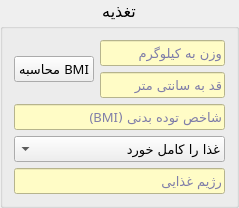
       <widget class="QGroupBox" name="grp_nutrition">
        <property name="font">
         <font>
          <family>IRANYekanXFaNum ExtraBold</family>
          <pointsize>12</pointsize>
          <weight>50</weight>
          <italic>false</italic>
          <bold>false</bold>
         </font>
        </property>
        <property name="title">
         <string>تغذیه</string>
        </property>
        <property name="alignment">
         <set>Qt::AlignCenter</set>
        </property>
        <layout class="QGridLayout" name="gridLayout_12">
         <item row="0" column="0">
          <layout class="QGridLayout" name="lot_nutrition">
           <item row="0" column="1">
            <widget class="QLineEdit" name="txt_weight">
             <property name="palette">
              <palette>
               <active>
                <colorrole role="WindowText">
                 <brush brushstyle="SolidPattern">
                  <color alpha="255">
                   <red>0</red>
                   <green>0</green>
                   <blue>139</blue>
                  </color>
                 </brush>
                </colorrole>
                <colorrole role="Button">
                 <brush brushstyle="SolidPattern">
                  <color alpha="255">
                   <red>255</red>
                   <green>252</green>
                   <blue>198</blue>
                  </color>
                 </brush>
                </colorrole>
                <colorrole role="Text">
                 <brush brushstyle="SolidPattern">
                  <color alpha="255">
                   <red>0</red>
                   <green>0</green>
                   <blue>139</blue>
                  </color>
                 </brush>
                </colorrole>
                <colorrole role="ButtonText">
                 <brush brushstyle="SolidPattern">
                  <color alpha="255">
                   <red>0</red>
                   <green>0</green>
                   <blue>139</blue>
                  </color>
                 </brush>
                </colorrole>
                <colorrole role="Base">
                 <brush brushstyle="SolidPattern">
                  <color alpha="255">
                   <red>255</red>
                   <green>252</green>
                   <blue>198</blue>
                  </color>
                 </brush>
                </colorrole>
                <colorrole role="Window">
                 <brush brushstyle="SolidPattern">
                  <color alpha="255">
                   <red>255</red>
                   <green>252</green>
                   <blue>198</blue>
                  </color>
                 </brush>
                </colorrole>
               </active>
               <inactive>
                <colorrole role="WindowText">
                 <brush brushstyle="SolidPattern">
                  <color alpha="255">
                   <red>0</red>
                   <green>0</green>
                   <blue>139</blue>
                  </color>
                 </brush>
                </colorrole>
                <colorrole role="Button">
                 <brush brushstyle="SolidPattern">
                  <color alpha="255">
                   <red>255</red>
                   <green>252</green>
                   <blue>198</blue>
                  </color>
                 </brush>
                </colorrole>
                <colorrole role="Text">
                 <brush brushstyle="SolidPattern">
                  <color alpha="255">
                   <red>0</red>
                   <green>0</green>
                   <blue>139</blue>
                  </color>
                 </brush>
                </colorrole>
                <colorrole role="ButtonText">
                 <brush brushstyle="SolidPattern">
                  <color alpha="255">
                   <red>0</red>
                   <green>0</green>
                   <blue>139</blue>
                  </color>
                 </brush>
                </colorrole>
                <colorrole role="Base">
                 <brush brushstyle="SolidPattern">
                  <color alpha="255">
                   <red>255</red>
                   <green>252</green>
                   <blue>198</blue>
                  </color>
                 </brush>
                </colorrole>
                <colorrole role="Window">
                 <brush brushstyle="SolidPattern">
                  <color alpha="255">
                   <red>255</red>
                   <green>252</green>
                   <blue>198</blue>
                  </color>
                 </brush>
                </colorrole>
               </inactive>
               <disabled>
                <colorrole role="WindowText">
                 <brush brushstyle="SolidPattern">
                  <color alpha="255">
                   <red>0</red>
                   <green>0</green>
                   <blue>139</blue>
                  </color>
                 </brush>
                </colorrole>
                <colorrole role="Button">
                 <brush brushstyle="SolidPattern">
                  <color alpha="255">
                   <red>255</red>
                   <green>252</green>
                   <blue>198</blue>
                  </color>
                 </brush>
                </colorrole>
                <colorrole role="Text">
                 <brush brushstyle="SolidPattern">
                  <color alpha="255">
                   <red>0</red>
                   <green>0</green>
                   <blue>139</blue>
                  </color>
                 </brush>
                </colorrole>
                <colorrole role="ButtonText">
                 <brush brushstyle="SolidPattern">
                  <color alpha="255">
                   <red>0</red>
                   <green>0</green>
                   <blue>139</blue>
                  </color>
                 </brush>
                </colorrole>
                <colorrole role="Base">
                 <brush brushstyle="SolidPattern">
                  <color alpha="255">
                   <red>255</red>
                   <green>252</green>
                   <blue>198</blue>
                  </color>
                 </brush>
                </colorrole>
                <colorrole role="Window">
                 <brush brushstyle="SolidPattern">
                  <color alpha="255">
                   <red>255</red>
                   <green>252</green>
                   <blue>198</blue>
                  </color>
                 </brush>
                </colorrole>
               </disabled>
              </palette>
             </property>
             <property name="font">
              <font>
               <family>IRANYekanXFaNum</family>
               <pointsize>10</pointsize>
               <weight>50</weight>
               <italic>false</italic>
               <bold>false</bold>
               <kerning>false</kerning>
              </font>
             </property>
             <property name="placeholderText">
              <string>وزن به کیلوگرم</string>
             </property>
            </widget>
           </item>
           <item row="1" column="1">
            <widget class="QLineEdit" name="txt_height">
             <property name="palette">
              <palette>
               <active>
                <colorrole role="WindowText">
                 <brush brushstyle="SolidPattern">
                  <color alpha="255">
                   <red>0</red>
                   <green>0</green>
                   <blue>139</blue>
                  </color>
                 </brush>
                </colorrole>
                <colorrole role="Button">
                 <brush brushstyle="SolidPattern">
                  <color alpha="255">
                   <red>255</red>
                   <green>252</green>
                   <blue>198</blue>
                  </color>
                 </brush>
                </colorrole>
                <colorrole role="Text">
                 <brush brushstyle="SolidPattern">
                  <color alpha="255">
                   <red>0</red>
                   <green>0</green>
                   <blue>139</blue>
                  </color>
                 </brush>
                </colorrole>
                <colorrole role="ButtonText">
                 <brush brushstyle="SolidPattern">
                  <color alpha="255">
                   <red>0</red>
                   <green>0</green>
                   <blue>139</blue>
                  </color>
                 </brush>
                </colorrole>
                <colorrole role="Base">
                 <brush brushstyle="SolidPattern">
                  <color alpha="255">
                   <red>255</red>
                   <green>252</green>
                   <blue>198</blue>
                  </color>
                 </brush>
                </colorrole>
                <colorrole role="Window">
                 <brush brushstyle="SolidPattern">
                  <color alpha="255">
                   <red>255</red>
                   <green>252</green>
                   <blue>198</blue>
                  </color>
                 </brush>
                </colorrole>
               </active>
               <inactive>
                <colorrole role="WindowText">
                 <brush brushstyle="SolidPattern">
                  <color alpha="255">
                   <red>0</red>
                   <green>0</green>
                   <blue>139</blue>
                  </color>
                 </brush>
                </colorrole>
                <colorrole role="Button">
                 <brush brushstyle="SolidPattern">
                  <color alpha="255">
                   <red>255</red>
                   <green>252</green>
                   <blue>198</blue>
                  </color>
                 </brush>
                </colorrole>
                <colorrole role="Text">
                 <brush brushstyle="SolidPattern">
                  <color alpha="255">
                   <red>0</red>
                   <green>0</green>
                   <blue>139</blue>
                  </color>
                 </brush>
                </colorrole>
                <colorrole role="ButtonText">
                 <brush brushstyle="SolidPattern">
                  <color alpha="255">
                   <red>0</red>
                   <green>0</green>
                   <blue>139</blue>
                  </color>
                 </brush>
                </colorrole>
                <colorrole role="Base">
                 <brush brushstyle="SolidPattern">
                  <color alpha="255">
                   <red>255</red>
                   <green>252</green>
                   <blue>198</blue>
                  </color>
                 </brush>
                </colorrole>
                <colorrole role="Window">
                 <brush brushstyle="SolidPattern">
                  <color alpha="255">
                   <red>255</red>
                   <green>252</green>
                   <blue>198</blue>
                  </color>
                 </brush>
                </colorrole>
               </inactive>
               <disabled>
                <colorrole role="WindowText">
                 <brush brushstyle="SolidPattern">
                  <color alpha="255">
                   <red>0</red>
                   <green>0</green>
                   <blue>139</blue>
                  </color>
                 </brush>
                </colorrole>
                <colorrole role="Button">
                 <brush brushstyle="SolidPattern">
                  <color alpha="255">
                   <red>255</red>
                   <green>252</green>
                   <blue>198</blue>
                  </color>
                 </brush>
                </colorrole>
                <colorrole role="Text">
                 <brush brushstyle="SolidPattern">
                  <color alpha="255">
                   <red>0</red>
                   <green>0</green>
                   <blue>139</blue>
                  </color>
                 </brush>
                </colorrole>
                <colorrole role="ButtonText">
                 <brush brushstyle="SolidPattern">
                  <color alpha="255">
                   <red>0</red>
                   <green>0</green>
                   <blue>139</blue>
                  </color>
                 </brush>
                </colorrole>
                <colorrole role="Base">
                 <brush brushstyle="SolidPattern">
                  <color alpha="255">
                   <red>255</red>
                   <green>252</green>
                   <blue>198</blue>
                  </color>
                 </brush>
                </colorrole>
                <colorrole role="Window">
                 <brush brushstyle="SolidPattern">
                  <color alpha="255">
                   <red>255</red>
                   <green>252</green>
                   <blue>198</blue>
                  </color>
                 </brush>
                </colorrole>
               </disabled>
              </palette>
             </property>
             <property name="font">
              <font>
               <family>IRANYekanXFaNum</family>
               <pointsize>10</pointsize>
               <weight>50</weight>
               <italic>false</italic>
               <bold>false</bold>
               <kerning>false</kerning>
              </font>
             </property>
             <property name="placeholderText">
              <string>قد به سانتی متر</string>
             </property>
            </widget>
           </item>
           <item row="2" column="0" colspan="2">
            <widget class="QLineEdit" name="txt_bmi">
             <property name="palette">
              <palette>
               <active>
                <colorrole role="WindowText">
                 <brush brushstyle="SolidPattern">
                  <color alpha="255">
                   <red>0</red>
                   <green>0</green>
                   <blue>139</blue>
                  </color>
                 </brush>
                </colorrole>
                <colorrole role="Button">
                 <brush brushstyle="SolidPattern">
                  <color alpha="255">
                   <red>255</red>
                   <green>252</green>
                   <blue>198</blue>
                  </color>
                 </brush>
                </colorrole>
                <colorrole role="Text">
                 <brush brushstyle="SolidPattern">
                  <color alpha="255">
                   <red>0</red>
                   <green>0</green>
                   <blue>139</blue>
                  </color>
                 </brush>
                </colorrole>
                <colorrole role="ButtonText">
                 <brush brushstyle="SolidPattern">
                  <color alpha="255">
                   <red>0</red>
                   <green>0</green>
                   <blue>139</blue>
                  </color>
                 </brush>
                </colorrole>
                <colorrole role="Base">
                 <brush brushstyle="SolidPattern">
                  <color alpha="255">
                   <red>255</red>
                   <green>252</green>
                   <blue>198</blue>
                  </color>
                 </brush>
                </colorrole>
                <colorrole role="Window">
                 <brush brushstyle="SolidPattern">
                  <color alpha="255">
                   <red>255</red>
                   <green>252</green>
                   <blue>198</blue>
                  </color>
                 </brush>
                </colorrole>
               </active>
               <inactive>
                <colorrole role="WindowText">
                 <brush brushstyle="SolidPattern">
                  <color alpha="255">
                   <red>0</red>
                   <green>0</green>
                   <blue>139</blue>
                  </color>
                 </brush>
                </colorrole>
                <colorrole role="Button">
                 <brush brushstyle="SolidPattern">
                  <color alpha="255">
                   <red>255</red>
                   <green>252</green>
                   <blue>198</blue>
                  </color>
                 </brush>
                </colorrole>
                <colorrole role="Text">
                 <brush brushstyle="SolidPattern">
                  <color alpha="255">
                   <red>0</red>
                   <green>0</green>
                   <blue>139</blue>
                  </color>
                 </brush>
                </colorrole>
                <colorrole role="ButtonText">
                 <brush brushstyle="SolidPattern">
                  <color alpha="255">
                   <red>0</red>
                   <green>0</green>
                   <blue>139</blue>
                  </color>
                 </brush>
                </colorrole>
                <colorrole role="Base">
                 <brush brushstyle="SolidPattern">
                  <color alpha="255">
                   <red>255</red>
                   <green>252</green>
                   <blue>198</blue>
                  </color>
                 </brush>
                </colorrole>
                <colorrole role="Window">
                 <brush brushstyle="SolidPattern">
                  <color alpha="255">
                   <red>255</red>
                   <green>252</green>
                   <blue>198</blue>
                  </color>
                 </brush>
                </colorrole>
               </inactive>
               <disabled>
                <colorrole role="WindowText">
                 <brush brushstyle="SolidPattern">
                  <color alpha="255">
                   <red>0</red>
                   <green>0</green>
                   <blue>139</blue>
                  </color>
                 </brush>
                </colorrole>
                <colorrole role="Button">
                 <brush brushstyle="SolidPattern">
                  <color alpha="255">
                   <red>255</red>
                   <green>252</green>
                   <blue>198</blue>
                  </color>
                 </brush>
                </colorrole>
                <colorrole role="Text">
                 <brush brushstyle="SolidPattern">
                  <color alpha="255">
                   <red>0</red>
                   <green>0</green>
                   <blue>139</blue>
                  </color>
                 </brush>
                </colorrole>
                <colorrole role="ButtonText">
                 <brush brushstyle="SolidPattern">
                  <color alpha="255">
                   <red>0</red>
                   <green>0</green>
                   <blue>139</blue>
                  </color>
                 </brush>
                </colorrole>
                <colorrole role="Base">
                 <brush brushstyle="SolidPattern">
                  <color alpha="255">
                   <red>255</red>
                   <green>252</green>
                   <blue>198</blue>
                  </color>
                 </brush>
                </colorrole>
                <colorrole role="Window">
                 <brush brushstyle="SolidPattern">
                  <color alpha="255">
                   <red>255</red>
                   <green>252</green>
                   <blue>198</blue>
                  </color>
                 </brush>
                </colorrole>
               </disabled>
              </palette>
             </property>
             <property name="font">
              <font>
               <family>IRANYekanXFaNum</family>
               <pointsize>10</pointsize>
               <weight>50</weight>
               <italic>false</italic>
               <bold>false</bold>
               <kerning>false</kerning>
              </font>
             </property>
             <property name="styleSheet">
              <string notr="true"/>
             </property>
             <property name="readOnly">
              <bool>true</bool>
             </property>
             <property name="placeholderText">
              <string>شاخص توده بدنی (BMI)</string>
             </property>
            </widget>
           </item>
           <item row="3" column="0" colspan="2">
            <widget class="QComboBox" name="cbx_eat">
             <property name="font">
              <font>
               <family>IRANYekanXFaNum</family>
               <pointsize>10</pointsize>
               <weight>50</weight>
               <italic>false</italic>
               <bold>false</bold>
               <kerning>false</kerning>
              </font>
             </property>
             <property name="layoutDirection">
              <enum>Qt::RightToLeft</enum>
             </property>
             <item>
              <property name="text">
               <string>غذا را کامل خورد</string>
              </property>
             </item>
             <item>
              <property name="text">
               <string>نصف خورد</string>
              </property>
             </item>
             <item>
              <property name="text">
               <string>کمتر از نصف خورد</string>
              </property>
             </item>
             <item>
              <property name="text">
               <string>نخورد</string>
              </property>
             </item>
            </widget>
           </item>
           <item row="6" column="0" colspan="2">
            <widget class="QLineEdit" name="txt_diet">
             <property name="palette">
              <palette>
               <active>
                <colorrole role="WindowText">
                 <brush brushstyle="SolidPattern">
                  <color alpha="255">
                   <red>0</red>
                   <green>0</green>
                   <blue>139</blue>
                  </color>
                 </brush>
                </colorrole>
                <colorrole role="Button">
                 <brush brushstyle="SolidPattern">
                  <color alpha="255">
                   <red>255</red>
                   <green>252</green>
                   <blue>198</blue>
                  </color>
                 </brush>
                </colorrole>
                <colorrole role="Text">
                 <brush brushstyle="SolidPattern">
                  <color alpha="255">
                   <red>0</red>
                   <green>0</green>
                   <blue>139</blue>
                  </color>
                 </brush>
                </colorrole>
                <colorrole role="ButtonText">
                 <brush brushstyle="SolidPattern">
                  <color alpha="255">
                   <red>0</red>
                   <green>0</green>
                   <blue>139</blue>
                  </color>
                 </brush>
                </colorrole>
                <colorrole role="Base">
                 <brush brushstyle="SolidPattern">
                  <color alpha="255">
                   <red>255</red>
                   <green>252</green>
                   <blue>198</blue>
                  </color>
                 </brush>
                </colorrole>
                <colorrole role="Window">
                 <brush brushstyle="SolidPattern">
                  <color alpha="255">
                   <red>255</red>
                   <green>252</green>
                   <blue>198</blue>
                  </color>
                 </brush>
                </colorrole>
               </active>
               <inactive>
                <colorrole role="WindowText">
                 <brush brushstyle="SolidPattern">
                  <color alpha="255">
                   <red>0</red>
                   <green>0</green>
                   <blue>139</blue>
                  </color>
                 </brush>
                </colorrole>
                <colorrole role="Button">
                 <brush brushstyle="SolidPattern">
                  <color alpha="255">
                   <red>255</red>
                   <green>252</green>
                   <blue>198</blue>
                  </color>
                 </brush>
                </colorrole>
                <colorrole role="Text">
                 <brush brushstyle="SolidPattern">
                  <color alpha="255">
                   <red>0</red>
                   <green>0</green>
                   <blue>139</blue>
                  </color>
                 </brush>
                </colorrole>
                <colorrole role="ButtonText">
                 <brush brushstyle="SolidPattern">
                  <color alpha="255">
                   <red>0</red>
                   <green>0</green>
                   <blue>139</blue>
                  </color>
                 </brush>
                </colorrole>
                <colorrole role="Base">
                 <brush brushstyle="SolidPattern">
                  <color alpha="255">
                   <red>255</red>
                   <green>252</green>
                   <blue>198</blue>
                  </color>
                 </brush>
                </colorrole>
                <colorrole role="Window">
                 <brush brushstyle="SolidPattern">
                  <color alpha="255">
                   <red>255</red>
                   <green>252</green>
                   <blue>198</blue>
                  </color>
                 </brush>
                </colorrole>
               </inactive>
               <disabled>
                <colorrole role="WindowText">
                 <brush brushstyle="SolidPattern">
                  <color alpha="255">
                   <red>0</red>
                   <green>0</green>
                   <blue>139</blue>
                  </color>
                 </brush>
                </colorrole>
                <colorrole role="Button">
                 <brush brushstyle="SolidPattern">
                  <color alpha="255">
                   <red>255</red>
                   <green>252</green>
                   <blue>198</blue>
                  </color>
                 </brush>
                </colorrole>
                <colorrole role="Text">
                 <brush brushstyle="SolidPattern">
                  <color alpha="255">
                   <red>0</red>
                   <green>0</green>
                   <blue>139</blue>
                  </color>
                 </brush>
                </colorrole>
                <colorrole role="ButtonText">
                 <brush brushstyle="SolidPattern">
                  <color alpha="255">
                   <red>0</red>
                   <green>0</green>
                   <blue>139</blue>
                  </color>
                 </brush>
                </colorrole>
                <colorrole role="Base">
                 <brush brushstyle="SolidPattern">
                  <color alpha="255">
                   <red>255</red>
                   <green>252</green>
                   <blue>198</blue>
                  </color>
                 </brush>
                </colorrole>
                <colorrole role="Window">
                 <brush brushstyle="SolidPattern">
                  <color alpha="255">
                   <red>255</red>
                   <green>252</green>
                   <blue>198</blue>
                  </color>
                 </brush>
                </colorrole>
               </disabled>
              </palette>
             </property>
             <property name="font">
              <font>
               <family>IRANYekanXFaNum</family>
               <pointsize>10</pointsize>
               <weight>50</weight>
               <italic>false</italic>
               <bold>false</bold>
               <kerning>false</kerning>
              </font>
             </property>
             <property name="placeholderText">
              <string>رژیم غذایی</string>
             </property>
            </widget>
           </item>
           <item row="0" column="0" rowspan="2">
            <widget class="QPushButton" name="btn_calculateBMI">
             <property name="font">
              <font>
               <family>IRANYekanXFaNum</family>
               <pointsize>10</pointsize>
               <weight>50</weight>
               <italic>false</italic>
               <bold>false</bold>
              </font>
             </property>
             <property name="text">
              <string>محاسبه BMI</string>
             </property>
            </widget>
           </item>
          </layout>
         </item>
        </layout>
       </widget>
